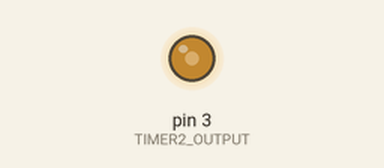
Recording of a sketch running on a simulated Arduino Uno, built with avr-gcc and run on an emulated ATmega328P. Parts: output pins drawn as LEDs (lit = HIGH).

Above: at 0.1 s.
Timing chart, 0 to 1.6 s (numbered marks = the images above):
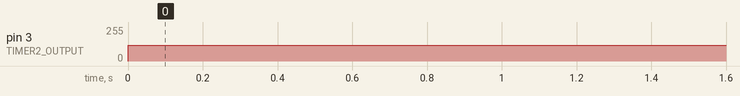

The sketch:

arduino_1MHZ.ino
```cpp
const uint8_t TIMER2_OUTPUT = 3;  // OC2B
const uint8_t PERIOD = 16;      // 16 MHZ / 16 = 1 MHZ

void setup()
{
    pinMode(TIMER2_OUTPUT, OUTPUT);
    TCCR2B = 0;           // stop timer
    TCNT2  = 0;           // reset timer
    TCCR2A = _BV(COM2B1)  // non-inverting PWM on OC2B
           | _BV(WGM20)   // fast PWM mode, TOP = OCR2A
           | _BV(WGM21);
    TCCR2B = _BV(WGM22);
    OCR2A = PERIOD - 1;
    OCR2B = PERIOD/2 - 1;
}


void loop(){
  TCCR2B |= _BV(CS20);
}
```

Measured:
- by itself, pin 3 (TIMER2_OUTPUT): 0/255 → 119/255 at 0.00 s
